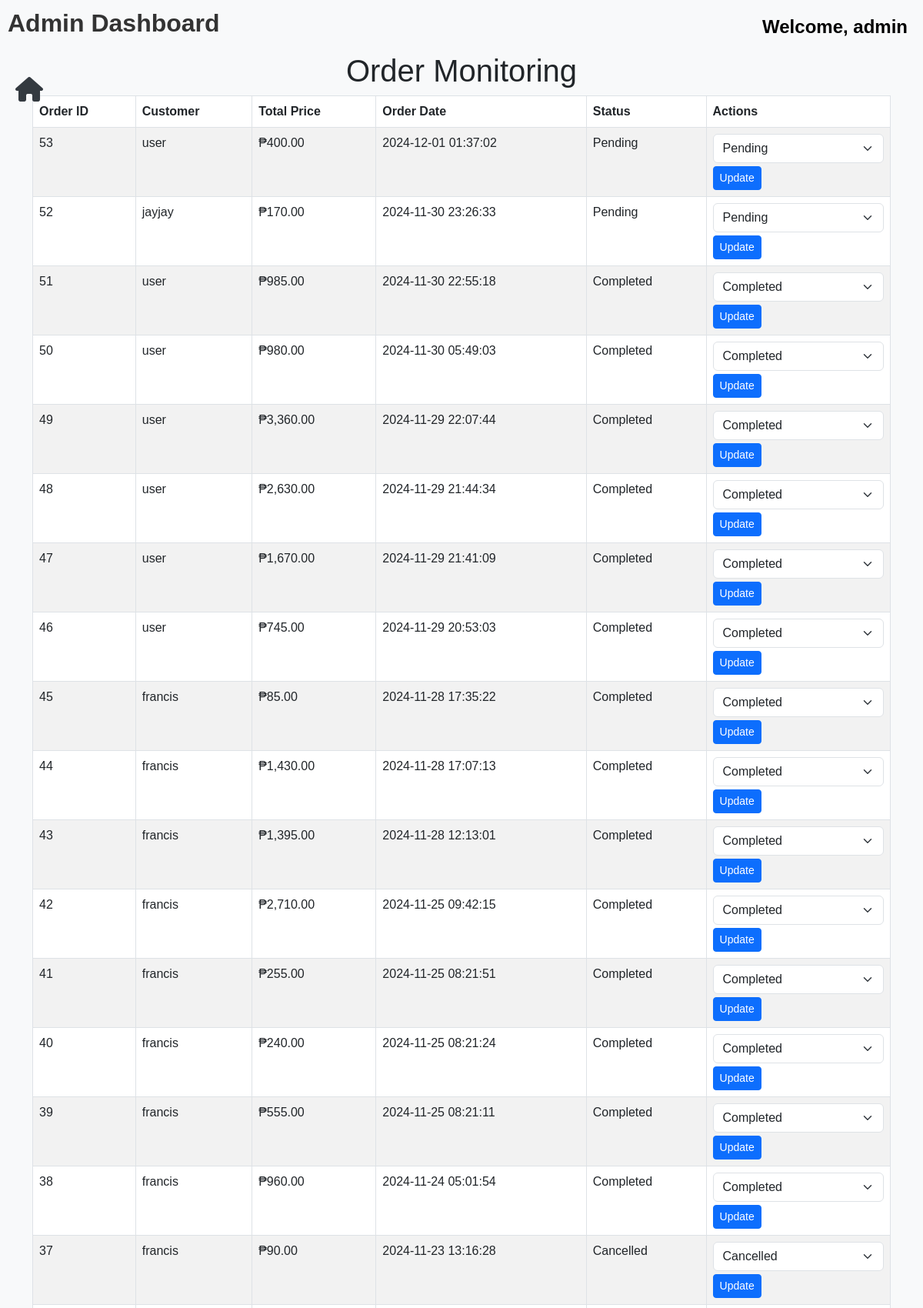
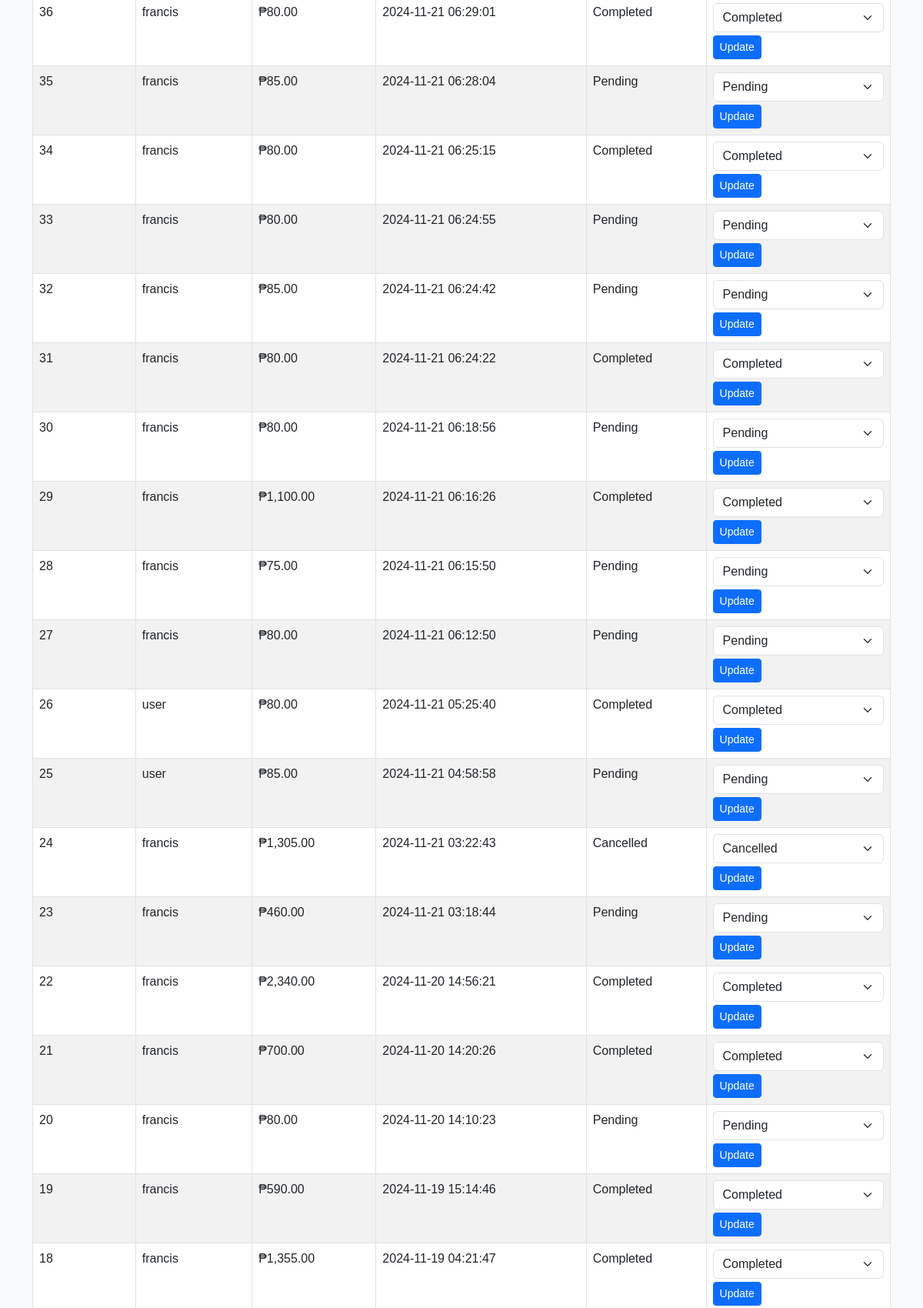
Screenshot of /orders.php (signed in, upper part) with the database file from the repository (2 pictures, top to bottom).
### tables this page shows
CREATE TABLE `orders` (
  `id` int(11) NOT NULL,
  `username` varchar(100) DEFAULT NULL,
  `total_price` decimal(10,2) DEFAULT NULL,
  `order_date` timestamp NOT NULL DEFAULT current_timestamp(),
  `status` varchar(20) DEFAULT 'Pending',
  `user_id` int(11) DEFAULT NULL
);

### orders.php (the view, shortened to what this page needs)
<?php
include('db.php');
$sql = "SELECT * FROM orders ORDER BY order_date DESC";
$result = $conn->query($sql);
?>
<!DOCTYPE html>
<html lang="en"><head>
    <link href="https://cdn.jsdelivr.net/npm/bootstrap@5.3.0/dist/css/bootstrap.min.css" rel="stylesheet">
    <link rel="stylesheet" href="https://cdnjs.cloudflare.com/ajax/libs/font-awesome/6.0.0-beta3/css/all.min.css">
</head>
<body>
    <i class="fas fa-home toggle-btn" onclick="toggleSidebar()"></i>
    <div class="content" id="content">
        <div class="header">
            <div class="header-left">Admin Dashboard</div>
            <div class="header-right">
                Welcome, <a href="login.php" style="color: black; text-decoration: none; font-weight: bold;">admin</a>
            </div>
        </div>
</body></html>
<body>
    <div class="container mt-5">
        <h1 class="text-center">Order Monitoring</h1>
        <table class="table table-bordered table-striped">
            <thead>
                <tr>
                    <th>Order ID</th>
                    <th>Customer</th>
                    <th>Total Price</th>
                    <th>Order Date</th>
                    <th>Status</th>
                    <th>Actions</th>
                </tr>
            </thead>
            <tbody>
                <?php while ($row = $result->fetch_assoc()): ?>
                    <tr>
                        <td><?php echo $row['id']; ?></td>
                        <td><?php echo $row['username']; ?></td>
                        <td>₱<?php echo number_format($row['total_price'], 2); ?></td>
                        <td><?php echo $row['order_date']; ?></td>
                        <td><?php echo $row['status']; ?></td>
                        <td>
                            <form method="post" action="update_order.php" class="d-inline">
                                <select name="status" class="form-select">
                                    <option value="Pending" <?php echo ($row['status'] === 'Pending') ? 'selected' : ''; ?>>Pending</option>
                                    <option value="Completed" <?php echo ($row['status'] === 'Completed') ? 'selected' : ''; ?>>Completed</option>
                                    <option value="Cancelled" <?php echo ($row['status'] === 'Cancelled') ? 'selected' : ''; ?>>Cancelled</option>
                                </select>
                                <button type="submit" class="btn btn-sm btn-primary mt-1">Update</button>
                            </form>
                        </td>
                    </tr>
                <?php endwhile; ?>
            </tbody>
        </table>
    </div>
</body>
</html>

### orders.php (style rules this page uses)
body { font-family: 'Arial', sans-serif; background-color: #f8f9fa; margin: 0; padding: 0; }
.content { margin-left: 0; padding: 20px; transition: margin-left 0.3s ease; }
.header { display: flex; align-items: center; justify-content: space-between; padding: 10px 20px; margin-top: -20px; }
.header-left { font-size: 2rem; font-weight: bold; color: #333; position: absolute; left: 10px; margin-top: 40px; transition: margin-left 0.3s ease; }
.header-right { font-size: 1.5rem; color: black; font-weight: bold; text-align: right; position: absolute; right: 20px; margin-top: 50px; }
.toggle-btn { font-size: 2rem; color: #343a40; position: absolute; top: 100px; left: 20px; cursor: pointer; }

### rows the page displays
orders: id "53", username "user", total_price "400.00", order_date "2024-12-01 01:37:02", status "Pending"
orders: id "52", username "jayjay", total_price "170.00", order_date "2024-11-30 23:26:33", status "Pending"
orders: id "51", username "user", total_price "985.00", order_date "2024-11-30 22:55:18", status "Completed"
orders: id "50", username "user", total_price "980.00", order_date "2024-11-30 05:49:03", status "Completed"
orders: id "49", username "user", total_price "3,360.00", order_date "2024-11-29 22:07:44", status "Completed"
orders: id "48", username "user", total_price "2,630.00", order_date "2024-11-29 21:44:34", status "Completed"
orders: id "47", username "user", total_price "1,670.00", order_date "2024-11-29 21:41:09", status "Completed"
orders: id "46", username "user", total_price "745.00", order_date "2024-11-29 20:53:03", status "Completed"
orders: id "45", username "francis", total_price "85.00", order_date "2024-11-28 17:35:22", status "Completed"
orders: id "44", username "francis", total_price "1,430.00", order_date "2024-11-28 17:07:13", status "Completed"
orders: id "43", username "francis", total_price "1,395.00", order_date "2024-11-28 12:13:01", status "Completed"
orders: id "42", username "francis", total_price "2,710.00", order_date "2024-11-25 09:42:15", status "Completed"
orders: id "41", username "francis", total_price "255.00", order_date "2024-11-25 08:21:51", status "Completed"
orders: id "40", username "francis", total_price "240.00", order_date "2024-11-25 08:21:24", status "Completed"
orders: id "39", username "francis", total_price "555.00", order_date "2024-11-25 08:21:11", status "Completed"
orders: id "38", username "francis", total_price "960.00", order_date "2024-11-24 05:01:54", status "Completed"
orders: id "37", username "francis", total_price "90.00", order_date "2024-11-23 13:16:28", status "Cancelled"
orders: id "36", username "francis", total_price "80.00", order_date "2024-11-21 06:29:01", status "Completed"
orders: id "35", username "francis", total_price "85.00", order_date "2024-11-21 06:28:04", status "Pending"
orders: id "34", username "francis", total_price "80.00", order_date "2024-11-21 06:25:15", status "Completed"
orders: id "33", username "francis", total_price "80.00", order_date "2024-11-21 06:24:55", status "Pending"
orders: id "32", username "francis", total_price "85.00", order_date "2024-11-21 06:24:42", status "Pending"
orders: id "31", username "francis", total_price "80.00", order_date "2024-11-21 06:24:22", status "Completed"
orders: id "30", username "francis", total_price "80.00", order_date "2024-11-21 06:18:56", status "Pending"
orders: id "29", username "francis", total_price "1,100.00", order_date "2024-11-21 06:16:26", status "Completed"
orders: id "28", username "francis", total_price "75.00", order_date "2024-11-21 06:15:50", status "Pending"
orders: id "27", username "francis", total_price "80.00", order_date "2024-11-21 06:12:50", status "Pending"
orders: id "26", username "user", total_price "80.00", order_date "2024-11-21 05:25:40", status "Completed"
orders: id "25", username "user", total_price "85.00", order_date "2024-11-21 04:58:58", status "Pending"
orders: id "24", username "francis", total_price "1,305.00", order_date "2024-11-21 03:22:43", status "Cancelled"
orders: id "23", username "francis", total_price "460.00", order_date "2024-11-21 03:18:44", status "Pending"
orders: id "22", username "francis", total_price "2,340.00", order_date "2024-11-20 14:56:21", status "Completed"
orders: id "21", username "francis", total_price "700.00", order_date "2024-11-20 14:20:26", status "Completed"
orders: id "20", username "francis", total_price "80.00", order_date "2024-11-20 14:10:23", status "Pending"
orders: id "19", username "francis", total_price "590.00", order_date "2024-11-19 15:14:46", status "Completed"
orders: id "18", username "francis", total_price "1,355.00", order_date "2024-11-19 04:21:47", status "Completed"
